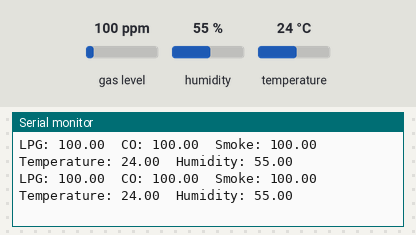
The sketch below on a simulated Arduino Uno, built with avr-gcc and run on an emulated ATmega328P. Parts: the last lines printed to the serial monitor. The test bench sets the inputs (shaded band); at power-on: gas level 100 ppm, humidity 55 %, temperature 24 °C.

Above: at 1.7 s.
1.8 s: gas level set to 20 ppm
At 1.93 s:
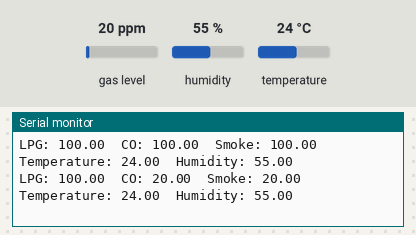
7.9 s: gas level set to 250 ppm
At 7.93 s:
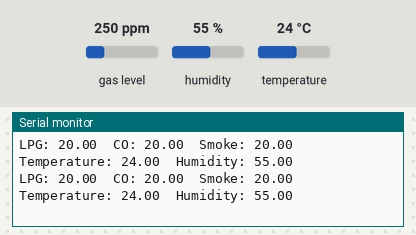
14.0 s: humidity set to 22 %
At 14.01 s:
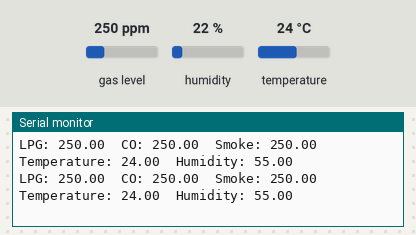
20.1 s: temperature set to 12 °C
At 20.1 s:
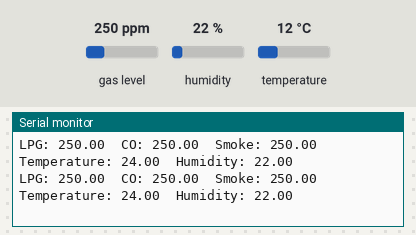
26.2 s: gas level set to 20 ppm
At 26.26 s:
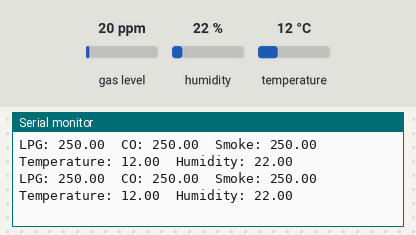
32.3 s: gas level set to 500 ppm
At 32.42 s:
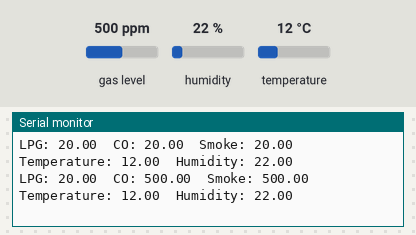
Timing chart, 0 to 35.3 s (numbered marks = the images above; inputs shaded):
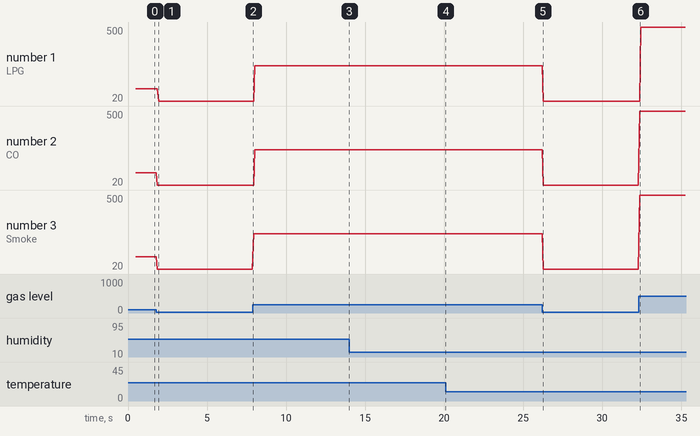

Measured:
- after the input at 1.8 s, the serial monitor: prints a new line after 0.06 s (image 1)
- after the input at 32.3 s, the serial monitor: prints a new line after 0.06 s (image 6)
- plotted number 1: 100 → 20 after the input at 1.8 s, 20 → 250 after the input at 7.9 s, 250 → 20 after the input at 26.2 s, 20 → 500 after the input at 32.3 s
- plotted number 2: 100 → 20 after the input at 1.8 s, 20 → 250 after the input at 7.9 s, 250 → 20 after the input at 26.2 s, 20 → 500 after the input at 32.3 s
- plotted number 3: 100 → 20 after the input at 1.8 s, 20 → 250 after the input at 7.9 s, 250 → 20 after the input at 26.2 s, 20 → 500 after the input at 32.3 s

The sketch:

Fire-Detector.ino
```cpp
#include <DHT.h>
#include <MQ2.h>

int mq2Pin = A0;
int dhtPin = A1;

DHT dht(dhtPin, DHT11);
MQ2 mq2(mq2Pin);

void setup() {
  // put your setup code here, to run once:
  Serial.begin(9600);
  dht.begin();
  mq2.begin();
}

void loop() {
  // put y our main code here, to run repeatedly:

  Serial.print("LPG: ");
  Serial.print(mq2.readLPG());
  Serial.print("  ");

  Serial.print("CO: ");
  Serial.print(mq2.readCO());
  Serial.print("  ");

  Serial.print("Smoke: ");
  Serial.print(mq2.readSmoke());
  Serial.print("  ");

  Serial.print("Temperature: ");
  Serial.print(dht.readTemperature());
  Serial.print("  ");

  Serial.print("Humidity: ");
  Serial.println(dht.readHumidity());

}
```
